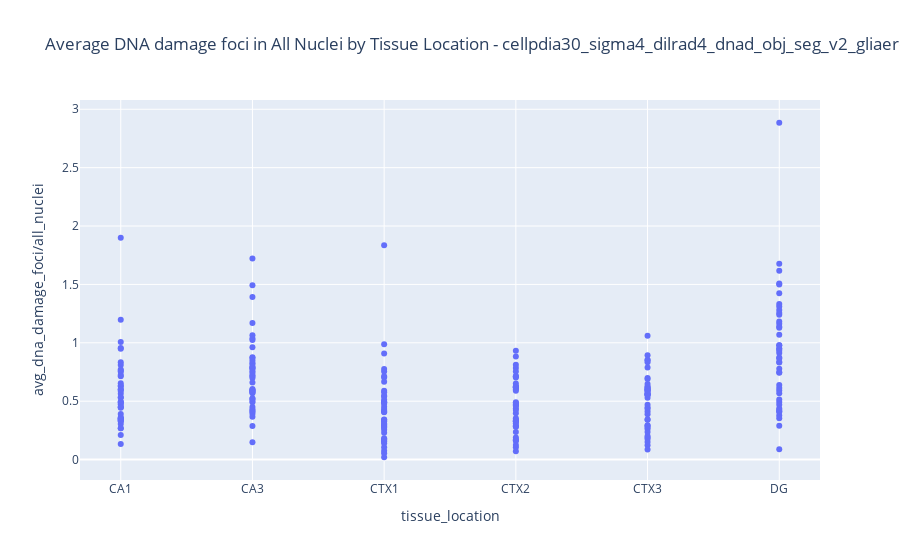

Here is the notebook cell this chart was saved with:
### Code cell
# Create the plot
fig = px.scatter(df, x='tissue_location', y='avg_dna_damage_foci/all_nuclei',
                 hover_data=['staining_id'], title=f"Average DNA damage foci in All Nuclei by Tissue Location - {title}")

# Show the plot
fig.show()

### Figure 1 — Plotly figure (JSON) as saved in the notebook; plotly's stock layout.template omitted (floating-point values rounded to 4 significant figures; data arrays with more than 128 entries replaced by an {"elided": "..."} marker saying what was removed)
{"data": [{"customdata": {"elided": "252x1 int values"}, "hovertemplate": "tissue_location=%{x}<br>avg_dna_damage_foci/all_nuclei=%{y}<br>staining_id=%{customdata[0]}<extra></extra>", "legendgroup": "", "marker": {"color": "#636efa", "symbol": "circle"}, "mode": "markers", "name": "", "orientation": "v", "showlegend": false, "type": "scatter", "x": {"elided": "252 str values"}, "xaxis": "x", "y": {"elided": "252 float values"}, "yaxis": "y"}], "layout": {"legend": {"tracegroupgap": 0}, "title": {"text": "Average DNA damage foci in All Nuclei by Tissue Location - cellpdia30_sigma4_dilrad4_dnad_obj_seg_v2_gliaero6_gliathr20"}, "xaxis": {"anchor": "y", "domain": [0, 1], "title": {"text": "tissue_location"}}, "yaxis": {"anchor": "x", "domain": [0, 1], "title": {"text": "avg_dna_damage_foci/all_nuclei"}}}}
